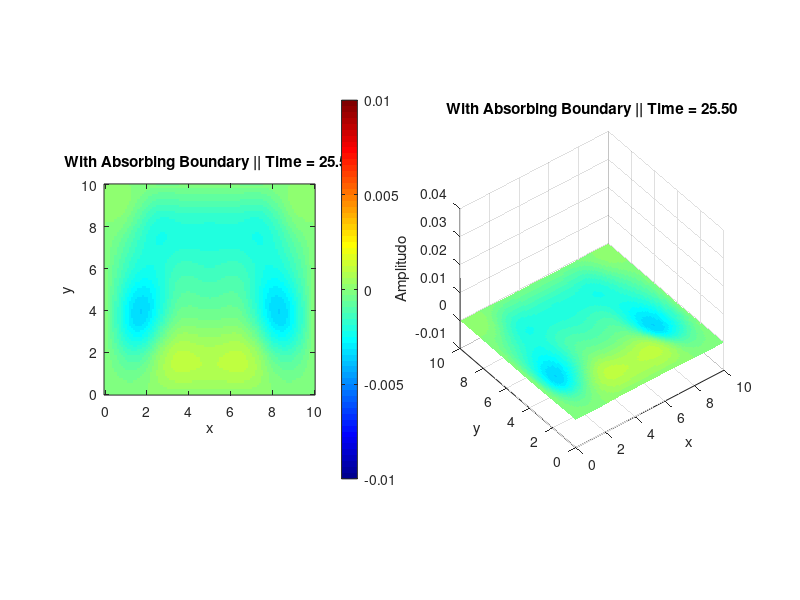

Write MATLAB code to recreate this figure.
% =========================================================================
% SIMULASI WAVE PROPAGATION 2D MENGGUNAKAN METODE ADI
% Kondisi Batas: Absorbing Boundary Condition (Mur's 1st Order ABC)
% Waktu Simulasi: Setelah Gelombang Merambat & Diserap Seluruh Sisi Batas
% =========================================================================

clear; clc; close all;

% --- 1. Parameter Domain dan Fisik ---
L = 10;                    % Panjang domain arah x
M = 10;                    % Panjang domain arah y
Nx = 101;                  % Jumlah titik grid x
Ny = 101;                  % Jumlah titik grid y
dx = L / (Nx - 1);
dy = M / (Ny - 1);

x = linspace(0, L, Nx);
y = linspace(0, M, Ny);
[X, Y] = meshgrid(x, y);

c = 1.0;                   % Kecepatan rambat gelombang
dt = 0.05;                 % Langkah waktu (time step)

% Waktu simulasi disesuaikan (t = 9.53s) seperti pada Gambar 2 proposal
t_final = 25.5;             
Nt = round(t_final / dt);

rx = c * dt / dx;          % Angka Courant arah x
ry = c * dt / dy;          % Angka Courant arah y
rx2 = rx^2;
ry2 = ry^2;

% --- 2. Kondisi Awal (Initial Condition) ---
% Gangguan gelombang Gaussian Pulse dari bagian atas-tengah domain
x0 = 5.0; y0 = 7.0;
u_nm1 = 0.05 * exp(-((X - x0).^2 + (Y - y0).^2) / 0.45);
u_n   = u_nm1;             % Kecepatan awal gelombang = 0
u_np1 = zeros(Ny, Nx);

% --- 3. Penyusunan Matriks Tridiagonal ADI (Interior Grid) ---
% Matriks untuk titik-titik interior (2 sampai N-1)
N_int_x = Nx - 2;
A_x = diag((1 + rx2)*ones(N_int_x, 1)) + ...
      diag(-0.5*rx2*ones(N_int_x - 1, 1), 1) + ...
      diag(-0.5*rx2*ones(N_int_x - 1, 1), -1);

N_int_y = Ny - 2;
A_y = diag((1 + ry2)*ones(N_int_y, 1)) + ...
      diag(-0.5*ry2*ones(N_int_y - 1, 1), 1) + ...
      diag(-0.5*ry2*ones(N_int_y - 1, 1), -1);

% Koefisien Absorbing Boundary Mur Orde-1
coef_x = (rx - 1) / (rx + 1);
coef_y = (ry - 1) / (ry + 1);

% --- 4. Iterasi Waktu Skema ADI ---
for n = 2:Nt
    u_star = zeros(Ny, Nx);
    
    % TAHAP 1: Implisit Arah-x (Untuk titik interior)
    for i = 2:Ny-1
        d2y_n = u_n(i+1, 2:Nx-1) - 2*u_n(i, 2:Nx-1) + u_n(i-1, 2:Nx-1);
        rhs1 = 2*u_n(i, 2:Nx-1) - u_nm1(i, 2:Nx-1) + ry2 * d2y_n;
        u_star(i, 2:Nx-1) = (A_x \ rhs1')';
    end
    
    % TAHAP 2: Implisit Arah-y (Untuk titik interior)
    for j = 2:Nx-1
        d2y_nm1 = u_nm1(3:Ny, j) - 2*u_nm1(2:Ny-1, j) + u_nm1(1:Ny-2, j);
        rhs2 = u_star(2:Ny-1, j) - 0.5 * ry2 * d2y_nm1;
        u_np1(2:Ny-1, j) = A_y \ rhs2;
    end
    
    % --- 5. Penerapan Syarat Batas Serap (Absorbing Boundary Condition) ---
    % Gelombang keluar diserap tanpa dipantulkan kembali ke dalam domain
    % Batas Kiri (x = 0) & Batas Kanan (x = L)
    u_np1(2:Ny-1, 1)  = u_n(2:Ny-1, 2)    + coef_x * (u_np1(2:Ny-1, 2)    - u_n(2:Ny-1, 1));
    u_np1(2:Ny-1, Nx) = u_n(2:Ny-1, Nx-1) + coef_x * (u_np1(2:Ny-1, Nx-1) - u_n(2:Ny-1, Nx));
    
    % Batas Bawah (y = 0) & Batas Atas (y = M)
    u_np1(1, 2:Nx-1)  = u_n(2, 2:Nx-1)    + coef_y * (u_np1(2, 2:Nx-1)    - u_n(1, 2:Nx-1));
    u_np1(Ny, 2:Nx-1) = u_n(Ny-1, 2:Nx-1) + coef_y * (u_np1(Ny-1, 2:Nx-1) - u_n(Ny, 2:Nx-1));
    
    % Penanganan 4 Titik Sudut Domain
    u_np1(1, 1)   = 0.5 * (u_np1(1, 2) + u_np1(2, 1));
    u_np1(1, Nx)  = 0.5 * (u_np1(1, Nx-1) + u_np1(2, Nx));
    u_np1(Ny, 1)  = 0.5 * (u_np1(Ny, 2) + u_np1(Ny-1, 1));
    u_np1(Ny, Nx) = 0.5 * (u_np1(Ny, Nx-1) + u_np1(Ny-1, Nx));
    
    % Update tingkat waktu
    u_nm1 = u_n;
    u_n   = u_np1;
end

% --- 6. Visualisasi Grafik 2D Contour dan 3D Surface ---
figure('Position', [100, 100, 1100, 460], 'Color', 'w');

% Panel Kiri: 2D Contour Plot
subplot(1, 2, 1);
imagesc(x, y, u_n);
colormap(jet);
colorbar;
caxis([-0.01 0.01]); % Rentang skala warna sesuai Gambar 2 proposal
title(sprintf('With Absorbing Boundary || Time = %.2f', t_final), ...
      'FontWeight', 'bold', 'FontSize', 11);
xlabel('x'); ylabel('y');
set(gca, 'YDir', 'normal');
axis square;

% Panel Kanan: 3D Surface Plot
subplot(1, 2, 2);
surf(X, Y, u_n, 'EdgeColor', 'k', 'EdgeAlpha', 0.15);
colormap(jet);
title(sprintf('With Absorbing Boundary || Time = %.2f', t_final), ...
      'FontWeight', 'bold', 'FontSize', 11);
xlabel('x'); ylabel('y'); zlabel('Amplitudo');
zlim([-0.01 0.04]);  % Rentang sumbu Z sesuai Gambar 2 proposal
caxis([-0.01 0.01]);
view(-38, 42);       % Sudut pandang kamera 3D
axis square;
grid on;
